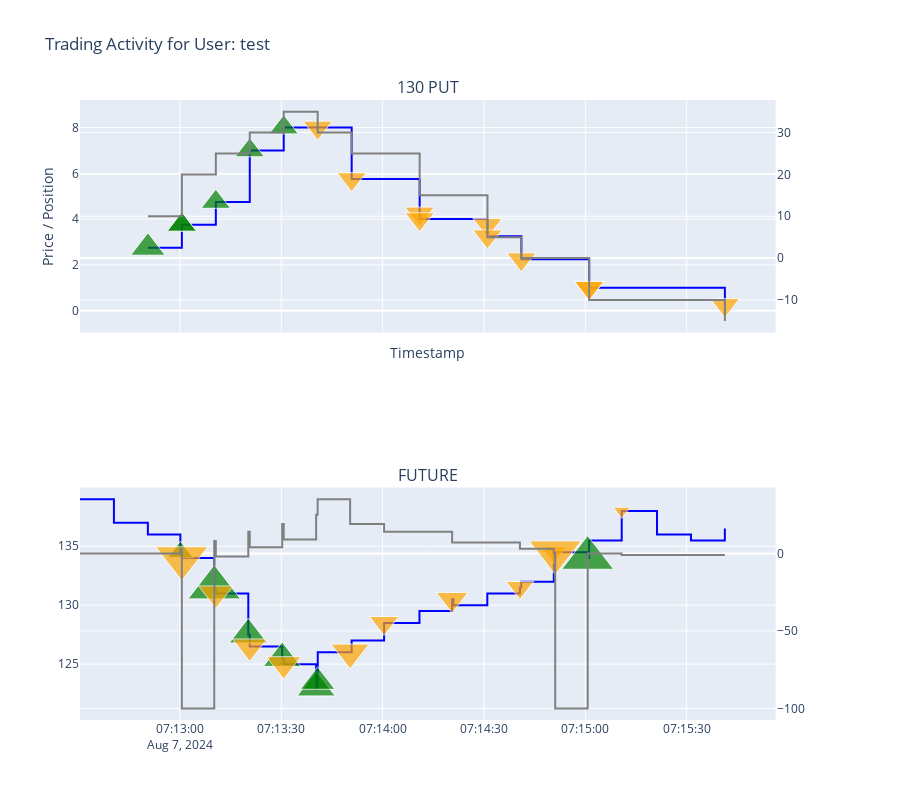

Notebook code cell kept with this figure:
### Code cell
show_trading_per_user(round_1, "test")
